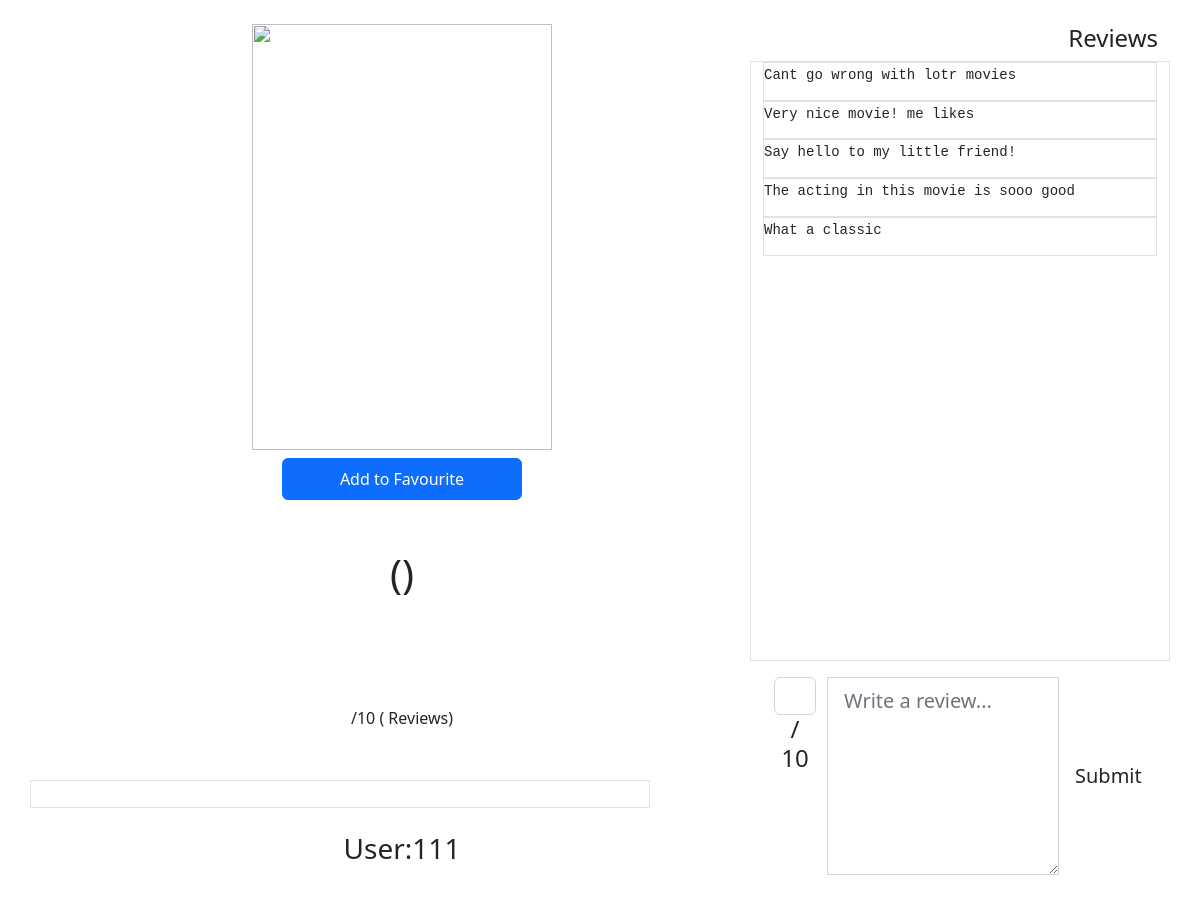
The page /movie.php (signed in) on the database its author committed.
### tables this page shows
CREATE TABLE `tb_ratings` (
  `movieID` int(11) NOT NULL,
  `ratingID` int(11) NOT NULL,
  `userID` int(11) NOT NULL,
  `Stars` tinyint(11) NOT NULL,
  `Review` text NOT NULL
);

### movie.php (the view, shortened to what this page needs)
<?php
$connection = mysqli_connect('localhost', 'root', '', 'movie');
$movieId = mysqli_real_escape_string($connection, $_GET['movieId']);
$movieName = mysqli_real_escape_string($connection, $_GET['movieName']);
$movieYear = mysqli_real_escape_string($connection, $_GET['movieYear']);
$meanRating = mysqli_real_escape_string($connection, $_GET['meanRating']);
$nRatings = mysqli_real_escape_string($connection, $_GET['nRatings']);
$movieCover = mysqli_real_escape_string($connection, $_GET['movieCover']);
function Conn($sql)
{
  $res = null;
  $link = new mysqli('localhost', 'root', '', 'movie');
  if ($link->connect_error) {
    switch ($link->connect_error) {
      case 1045:
        echo "Connection declined, check passowrd";
        break;
      case 1049:
        echo "Check db name";
        break;
      default:
        break;
    }
  } else {
    $link->query("SET NAMES utf8");
    $res = $link->query($sql);
  }
  return $res;
}
?>
<!DOCTYPE html>
<html lang="en">
<head>
  <link rel="stylesheet" href="https://cdn.jsdelivr.net/npm/bootstrap@5.2.3/dist/css/bootstrap.min.css"
>
  <link rel="stylesheet" href="mystyle.css">
</head>
<body>
  <div class="container text-center my-4 d-flex justify-content-center">
    <div class="row col-lg-8">
      <?php
      echo "<div class='col-md-12'>";
      $imgpath = "images/" . $movieCover;
      echo '<img src="' . $imgpath . '" style="width:300px;height:426px">';
      echo "<br>";
      echo "<form method='post'>";
      echo "<button id='toggler' name='add' onClick='action();' class='btn btn-primary col-sm-4 mt-2 p-2'>Add to Favourite</button>";
      echo "</form>";
      echo "</div>";
      echo "<div class='my-4 col-md-12 text-center d-flex justify-content-center'>";
      echo "<h1>$movieName ($movieYear)</h1>";
      echo "</div>";
      echo "<div class='col-md-12 text-center d-flex justify-content-center'>";
      echo "</div>";
      echo "<span class='col-md-12 text-center d-flex justify-content-center'>";
      echo "</span>";
      echo "<span class='col-md-12 text-center d-flex justify-content-center'>";
      echo "$meanRating/10 ($nRatings Reviews)";
      echo "</span>";
      echo "<div class='my-4 col-lg-10 text-center d-flex justify-content-center border'>";
      echo "</div>";
      echo "<h3>User:" . $_SESSION['userName'] . "</h3>";
      ?>
    </div>
    <div class='row'>
      <h4 class='d-flex justify-content-end'>Reviews<h4>
          <div class='row'>
            <div class='border' style='height:600px' data-bs-spy="scroll" data-bs-target=".navbar" data-bs-offset="50">
              <?php
              $getReviewsSql = "SELECT * FROM tb_ratings WHERE movieID LIKE '%$movieId' ORDER BY rand()   LIMIT 5";
              $res = Conn($getReviewsSql) or die(mysqli_error($conn));
              if (mysqli_num_rows($res) < 1) {
                echo "<h5>No reviews at this time</h5>";
              } else {
                while ($row = mysqli_fetch_array($res)) {
                  $reviews = $row["Review"];
                  echo "<div class='border small d-flex pt-1' style='font-size:16px;'><pre>$reviews</pre></div>";
                }
              }
              ?>
            </div>
          </div>
          <form class="input-group my-3 input-group-lg form-group" method='post'>
            <div class='container col-sm-2'>
              <input name='stars' class='d-flex col-sm-1 form-control'> / 10</input>
            </div>
            <textarea type="text" rows='6' columns='50' class="form-control" placeholder='Write a review...'></textarea>
            <input style='width:100px' name='review' type='submit' value='Submit' class='btn'>
          </form>
    </div>
</body>
</html>

### rows shown on the page
tb_ratings: Review "Cant go wrong with lotr movies"
tb_ratings: Review "Very nice movie! me likes"
tb_ratings: Review "Say hello to my little friend!"
tb_ratings: Review "The acting in this movie is sooo good"
tb_ratings: Review "What a classic"

### other values the page prints
$_SESSION['userName'] "111"
